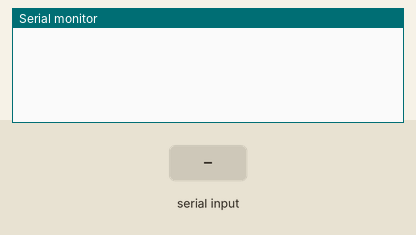
This sketch was run on a simulated Arduino Uno, built with avr-gcc and run on an emulated ATmega328P. Parts: the last lines printed to the serial monitor. Inputs (shaded band) come from the test bench.

Above: at 2.0 s.
2.1 s: "kyPWR" received over Serial
At 3.6 s:
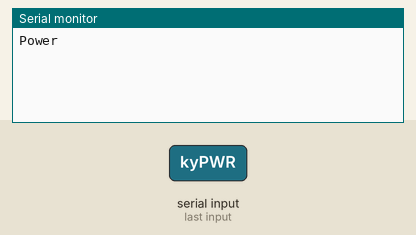
4.6 s: "curUP" received over Serial
At 5.7 s:
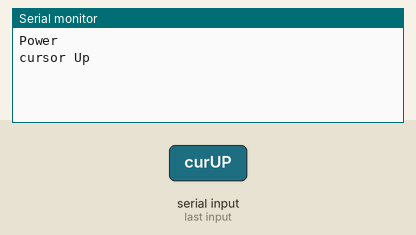
6.7 s: "curDN" received over Serial
At 7.9 s:
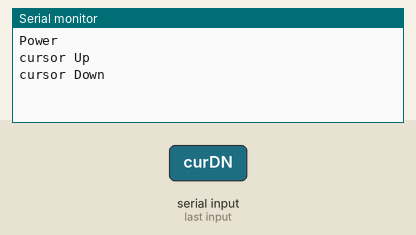
8.9 s: "curOK" received over Serial
At 10.1 s:
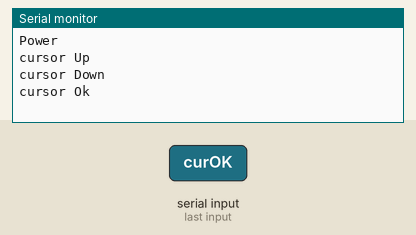

The sketch:

remoteBox_serial_debug.ino
```cpp
// This program allows an Arduino to power on/off a Duraflame heater using infrared
//
// Usage: hook up an IR led with Annode on pin 13.  Then send serial data "POWER"
// to the arduino.  It should flash the LED code.
//
// By Rick Osgood with code borrowed from adafruit.com
//
#include <IRremote.h>
IRsend irsend;

void setup(void) {

  Serial.begin(9600);            //Initialize Serial port
}

void loop() {
  char data[6];
  int index = 0;

  delay(1000);  //Serial input seems to need some kind of short delay or the data gets screwed up.

  while (Serial.available() > 0) {            //Loop if there data on the serial line
    if (index < 5) {                          //Make sure we don't overflow
      data[index] = Serial.read();            //Load a character into the string
      index++;                                //Increment the index to get the next character
    }
  }
  data[5]='\0';  //Null terminate the string

  if (strcmp(data, "kyPWR") == 0){
    irsend.sendNEC(0x1FC22DD, 32); // NEC TV power code
    Serial.println("Power");
    data[0]='\0';
  }
  if (strcmp(data, "curUP") == 0){
    irsend.sendNEC(0x1FC30CF, 32); // NEC TV power code
    Serial.println("cursor Up");
    data[0]='\0';
  }
    if (strcmp(data, "curDN") == 0){
    irsend.sendNEC(0x1FC708F, 32); // NEC TV power code
    Serial.println("cursor Down");
    data[0]='\0';
  }
  if (strcmp(data, "curOK") == 0){
    irsend.sendNEC(0x1FC8877, 32); // NEC TV power code
    Serial.println("cursor Ok");
    data[0]='\0';
  }
  delay(40);
}
//codigos
//
//curUP    1FC30CF
//curDN  1FC708F
//
//kyPwr  1FC22DD
//
//curOK    1FC8877
//key1    1FC6897
//key2    1FCE817
```

Measured:
- after the input at 2.1 s, the serial monitor: prints a new line after 1.0 s (image 1)
- after the input at 4.6 s, the serial monitor: prints a new line after 0.70 s (image 2)
- after the input at 6.7 s, the serial monitor: prints a new line after 0.75 s (image 3)
- after the input at 8.9 s, the serial monitor: prints a new line after 0.69 s (image 4)
